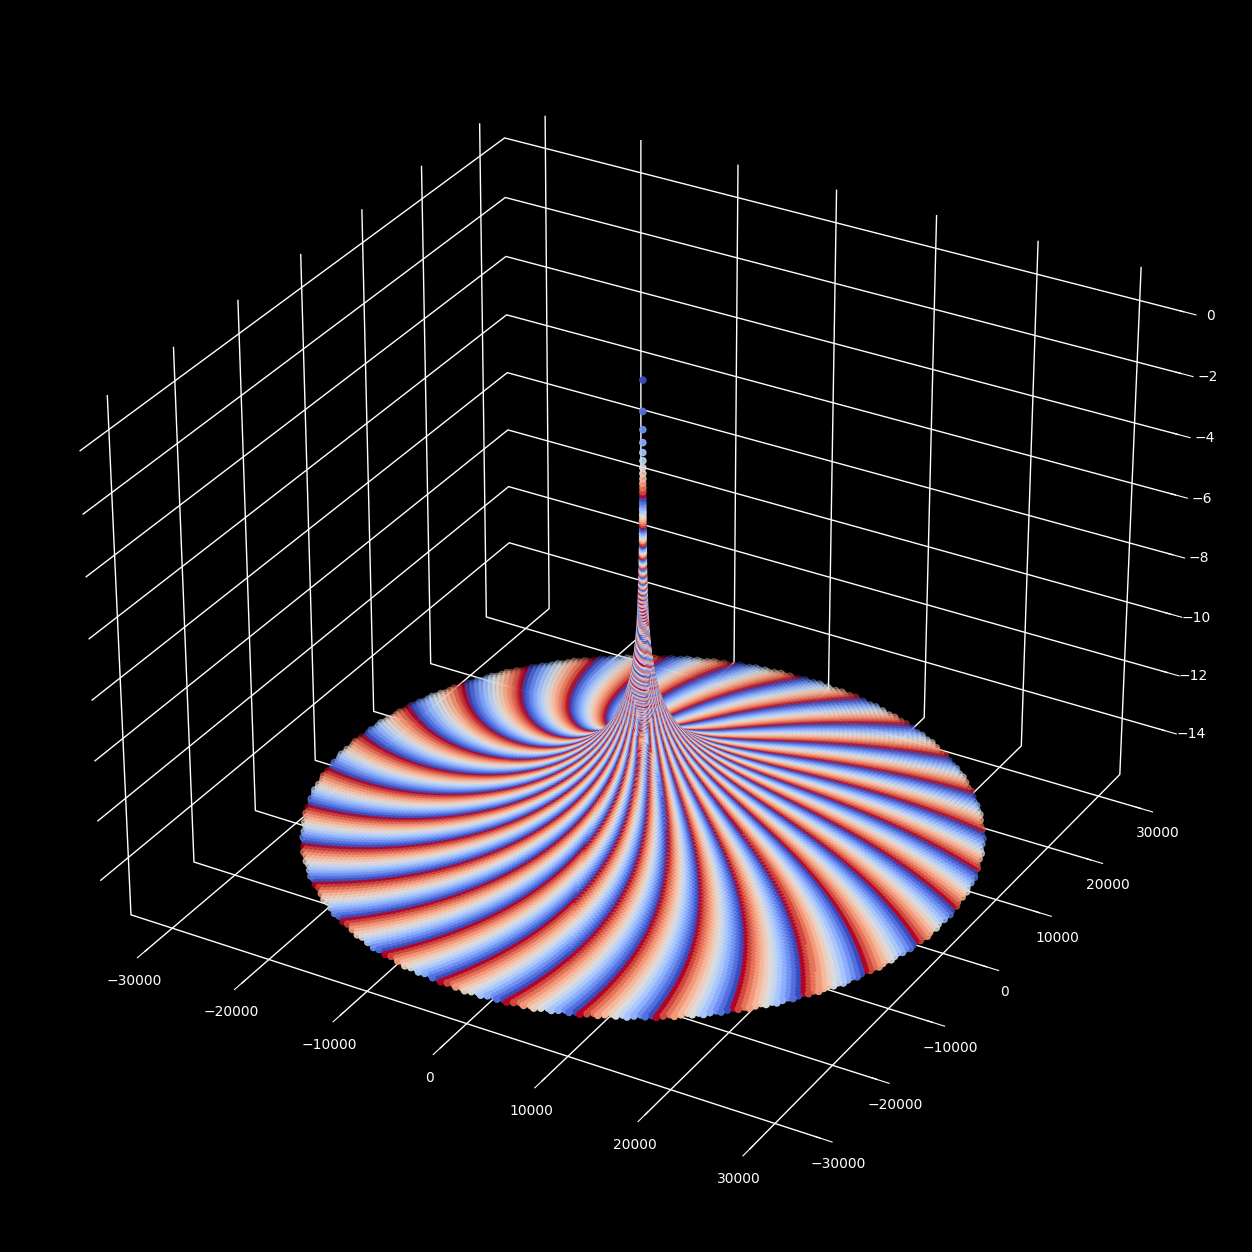

This figure's Python source:
import all_functions  as cf
import numpy as np
import matplotlib.pyplot as plt
from mpl_toolkits.mplot3d import Axes3D
from IPython.display import display
#We like black background
plt.rcParams.update({
        "lines.color": "black",
        "patch.edgecolor": "black",
        "text.color": "white",
        "axes.facecolor": "black",
        "axes.edgecolor": "black",
        "axes.labelcolor": "black",
        "xtick.color": "black",
        "ytick.color": "black",
        "grid.color": "black",
        "figure.facecolor": "black",
        "figure.edgecolor": "black",
        "savefig.facecolor": "black",
        "savefig.edgecolor": "black"})
def generate_curve(N, M, Delta_r_o, T_o):
    omega = np.exp(2*np.pi*1j/T_o)
    r = np.zeros(N)
    for k in range(N):
        if k % M == 0:
            r[k] = r[k-1] + Delta_r_o
        else:
            r[k] = r[k-1]
    Z = r * omega**np.arange(N)
    return Z

def cartesian_coordinates(Z):
    u = np.real(Z)
    v = np.imag(Z)
    w = np.log(np.abs(Z))/np.log(2)
    return u, v, w


def plot_curve(u, v, w, line=False, scatt=True, figsize=(16, 16), M_color=12, axis_on=False,
               axis_color='black', axis_text_color='white', axis_line_color='white', axis_tick_color='white',cmap='hsv',show_plt=True):
   
    fig = plt.figure(figsize=figsize)
    ax = fig.add_subplot(111, projection='3d')
    colors = np.arange(len(u)) % M_color / M_color  # Generate colors based on index mod M_color
    
    if line:
        ax.plot(u, v, w, color='blue')  # You can customize the line color here

    if scatt:
        ax.scatter(u, v, w, c=colors, cmap=cmap)  # Use colors for scatter plot

    if axis_on:
        ax.axis('on')
        ax.xaxis.set_pane_color(axis_color)
        ax.yaxis.set_pane_color(axis_color)
        ax.zaxis.set_pane_color(axis_color)
        ax.xaxis._axinfo['grid'].update(color=axis_line_color, linestyle='-', linewidth=1)
        ax.yaxis._axinfo['grid'].update(color=axis_line_color, linestyle='-', linewidth=1)
        ax.zaxis._axinfo['grid'].update(color=axis_line_color, linestyle='-', linewidth=1)
        ax.xaxis.set_tick_params(colors=axis_tick_color)
        ax.yaxis.set_tick_params(colors=axis_tick_color)
        ax.zaxis.set_tick_params(colors=axis_tick_color)
        ax.xaxis.label.set_color(axis_text_color)
        ax.yaxis.label.set_color(axis_text_color)
        ax.zaxis.label.set_color(axis_text_color)
        ax.title.set_color(axis_text_color)

    else:
        ax.axis('off')

    if show_plt==True:
        plt.show()
    



# Example usage:
N = 10000*10
M = 1
M_color=13
Delta_r_o = 1/M
phi=0.5*(1+np.sqrt(5))
T_o=phi


Z = generate_curve(N, M, Delta_r_o, T_o)
u, v, w = cartesian_coordinates(Z)
plot_curve(u, v, w, line=True, scatt=True,axis_on=True,M_color=M_color,cmap='coolwarm')


# N = 10000*3
# M = 13
# M_color=13
# Delta_r_o = 1/M
# phi=0.5*(1+np.sqrt(5))
# T_o=phi#1.005454588412977
# Z = generate_curve(N, M, Delta_r_o, T_o)
# u, v, w = cartesian_coordinates(Z)
# plot_curve(u, v, w, line=False, scatt=True,axis_on=False,M_color=M_color,cmap='coolwarm')
